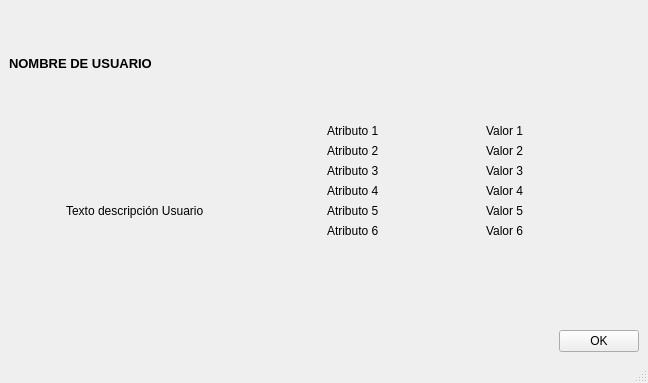
<?xml version="1.0" encoding="UTF-8"?>
<ui version="4.0">
 <class>MainWindow</class>
 <widget class="QMainWindow" name="MainWindow">
  <property name="geometry">
   <rect>
    <x>0</x>
    <y>0</y>
    <width>648</width>
    <height>383</height>
   </rect>
  </property>
  <property name="windowTitle">
   <string>MainWindow</string>
  </property>
  <widget class="QWidget" name="centralwidget">
   <layout class="QVBoxLayout" name="verticalLayout_4">
    <item>
     <layout class="QVBoxLayout" name="verticalLayout">
      <item>
       <widget class="QLabel" name="label">
        <property name="font">
         <font>
          <pointsize>10</pointsize>
          <bold>true</bold>
         </font>
        </property>
        <property name="text">
         <string>NOMBRE DE USUARIO</string>
        </property>
       </widget>
      </item>
      <item>
       <layout class="QHBoxLayout" name="horizontalLayout">
        <item>
         <layout class="QVBoxLayout" name="verticalLayout_7">
          <property name="rightMargin">
           <number>60</number>
          </property>
          <item alignment="Qt::AlignHCenter|Qt::AlignTop">
           <widget class="QLabel" name="label_2">
            <property name="text">
             <string/>
            </property>
            <property name="pixmap">
             <pixmap>C:/Users/muert/Downloads/descarga.png</pixmap>
            </property>
           </widget>
          </item>
          <item alignment="Qt::AlignHCenter">
           <widget class="QLabel" name="label_3">
            <property name="text">
             <string>Texto descripción Usuario</string>
            </property>
           </widget>
          </item>
         </layout>
        </item>
        <item>
         <layout class="QGridLayout" name="gridLayout_4">
          <item row="1" column="1">
           <widget class="QLabel" name="label_7">
            <property name="text">
             <string>Valor 2</string>
            </property>
           </widget>
          </item>
          <item row="1" column="0">
           <widget class="QLabel" name="label_5">
            <property name="text">
             <string>Atributo 2</string>
            </property>
           </widget>
          </item>
          <item row="4" column="1">
           <widget class="QLabel" name="label_14">
            <property name="text">
             <string>Valor 5</string>
            </property>
           </widget>
          </item>
          <item row="2" column="0">
           <widget class="QLabel" name="label_8">
            <property name="text">
             <string>Atributo 3</string>
            </property>
           </widget>
          </item>
          <item row="5" column="1">
           <widget class="QLabel" name="label_15">
            <property name="text">
             <string>Valor 6</string>
            </property>
           </widget>
          </item>
          <item row="5" column="0">
           <widget class="QLabel" name="label_11">
            <property name="text">
             <string>Atributo 6</string>
            </property>
           </widget>
          </item>
          <item row="3" column="0">
           <widget class="QLabel" name="label_9">
            <property name="text">
             <string>Atributo 4</string>
            </property>
           </widget>
          </item>
          <item row="2" column="1">
           <widget class="QLabel" name="label_12">
            <property name="text">
             <string>Valor 3</string>
            </property>
           </widget>
          </item>
          <item row="3" column="1">
           <widget class="QLabel" name="label_13">
            <property name="text">
             <string>Valor 4</string>
            </property>
           </widget>
          </item>
          <item row="4" column="0">
           <widget class="QLabel" name="label_10">
            <property name="text">
             <string>Atributo 5</string>
            </property>
           </widget>
          </item>
          <item row="0" column="1">
           <widget class="QLabel" name="label_6">
            <property name="text">
             <string>Valor 1</string>
            </property>
           </widget>
          </item>
          <item row="0" column="0">
           <widget class="QLabel" name="label_4">
            <property name="text">
             <string>Atributo 1</string>
            </property>
           </widget>
          </item>
         </layout>
        </item>
       </layout>
      </item>
      <item alignment="Qt::AlignRight|Qt::AlignBottom">
       <widget class="QPushButton" name="pushButton">
        <property name="text">
         <string>OK</string>
        </property>
       </widget>
      </item>
     </layout>
    </item>
   </layout>
  </widget>
  <widget class="QStatusBar" name="statusbar"/>
 </widget>
 <resources/>
 <connections/>
</ui>
